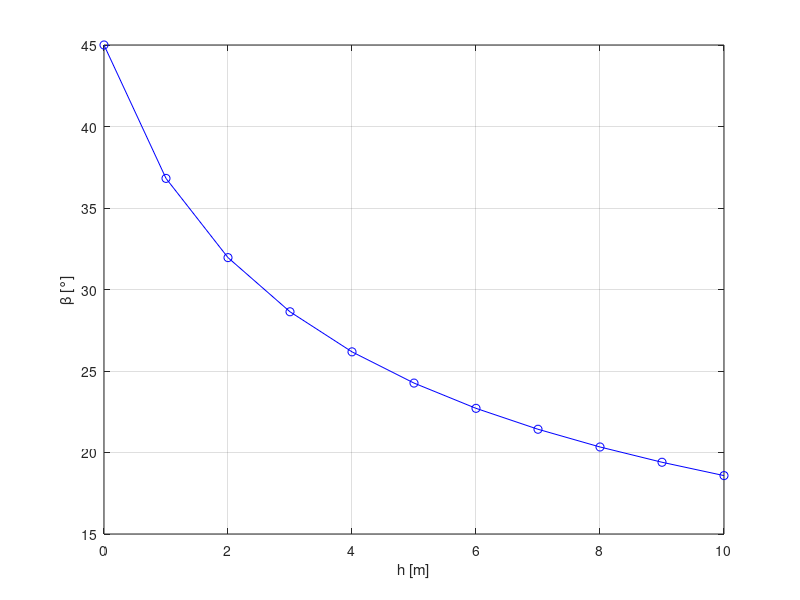

Write MATLAB code to recreate this figure.
%% Assignment 8 - Exercise 2
clear; clc; clf;

%% Variables
g = 9.81; % m/s^2
v0 = 5; % m/s
h0 = 0:10;

%% Function to minimize

getRange = @(beta, h0) v0*cos(beta)/g.*(v0*sin(beta) + ...
      sqrt((v0*sin(beta)).^2 + 2 * g * h0));
 
  
optBetas = zeros(1,length(h0));

for i = 1: length(h0)
    hi = h0(i);
    % the minus is necessary to find max instead of min
    fun = @(beta) -getRange(beta,hi);
    x0 = pi/4;
    
    optBetas(i) = fminsearch(fun, x0);
end

degBeta = rad2deg(optBetas);

%% Plot

plot(h0, degBeta, 'bo-');
xlabel('h [m]');
ylabel('\beta [°]');
grid on;